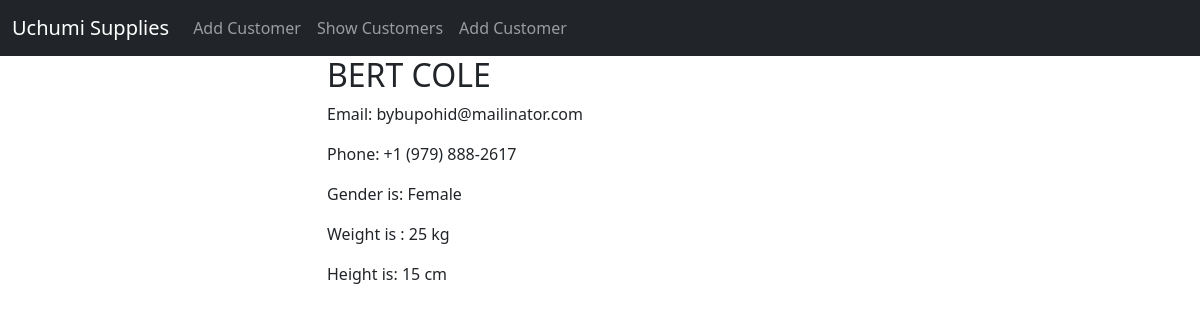
/details/39 (signed in), run on the app's committed database.
### maain_app/models.py (models this page shows)
class Customer(models.Model):
    id = models.AutoField(primary_key=True)
    names = models.CharField(max_length=60)
    email = models.EmailField(max_length=60, unique=True)
    phone = models.CharField(max_length=20, unique=True, null=True, blank=True)
    password = models.CharField(max_length=200)
    weight = models.IntegerField(default=0)
    height = models.IntegerField(default=0)
    gender = models.CharField(max_length=10, default="Male")
    dob = models.DateField(default="1990-01-01")
    pic = models.ImageField(upload_to='images/', null=True, blank=True)
    class Meta:
        db_table = 'customers'

### maain_app/views.py (the view)
# urls.py: path('details/<int:id>', views.details, name='details-page'),
@login_required
def details(request, id):
    user = Customer.objects.get(id=id)
    return render(request, 'details.html', {'user': user})

### templates/details.html (shortened to what this page needs)
{% extends 'master.html' %}
{% block content %}
	<div class="container">
        <div class="row justify-content-center">
             <div class="col-sm-6">
                 <h2>{{ user.names | upper }}</h2>
                 <p>Email: {{ user.email | lower }}</p>
                 <p>Phone: {{ user.phone }}</p>
                 <p>Gender is: {{ user.gender | capfirst }}</p>
                 <p>Weight is : {{ user.weight }} kg</p>
                 <p>Height is: {{ user.height }} cm</p>
             </div>
        </div>
    </div>
{% endblock %}

### data on the page
Customer: names "BERT COLE", email "bybupohid@mailinator.com", phone "+1 (979) 888-2617", gender "Female", weight "25", height "15"
